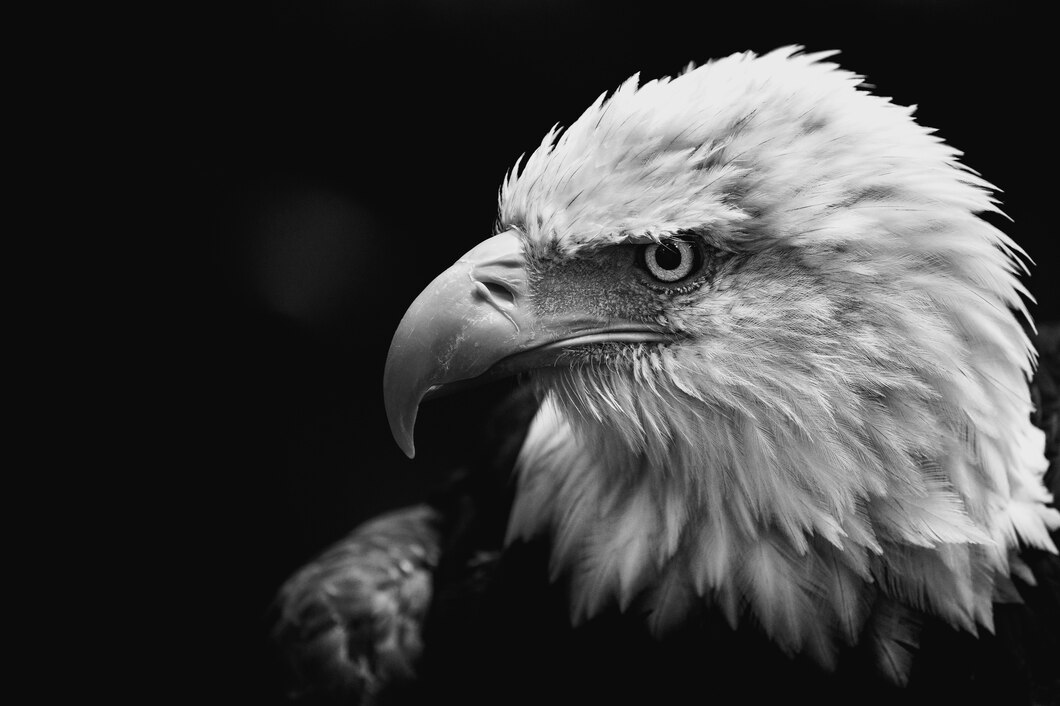
#> input picture bird.jpg, 1060 x 706 px
$ jupyter execute main.ipynb
#> lines starting #> are read from the running program, lines starting #| are printed output that depends on the picture; after the words box and inside, x2 and y2 are one past the last pixel; in counts of white or black regions, pixels touching at a corner belong together
[cell 1]
import cv2
import numpy as np
import matplotlib.pyplot as plt

### Task 1: Image Segmentation Using Threholding

[cell 2]
image = cv2.imread('bird.jpg', cv2.IMREAD_GRAYSCALE)
#> image is the input picture: shape (706, 1060); min 0, max 255, mean 62.5

_, binary_thresh = cv2.threshold(image, 127, 255, cv2.THRESH_BINARY)
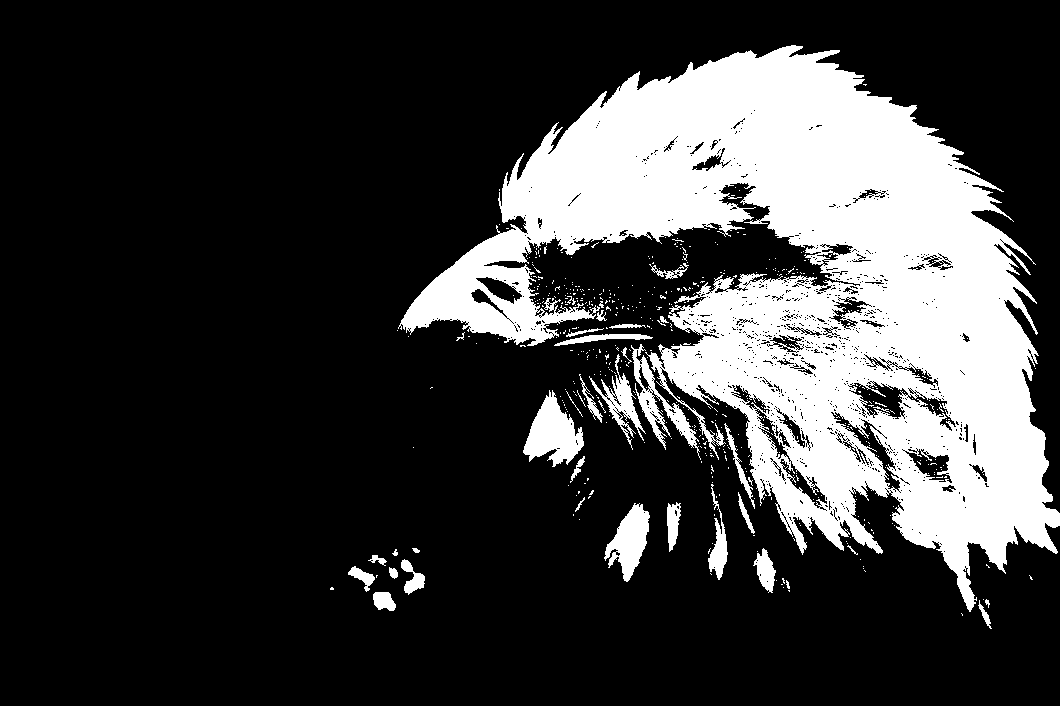
#> binary_thresh: shape (706, 1060); 22.7% white; 510 white regions (473 under 20 px), largest, box (x1, y1, x2, y2) and area: (398, 45, 1060, 612) 156117, (523, 390, 584, 467) 2496, (604, 503, 650, 582) 1872
adaptive_thresh = cv2.adaptiveThreshold(image, 255, cv2.ADAPTIVE_THRESH_GAUSSIAN_C, cv2.THRESH_BINARY, 11, 2)
#> adaptive_thresh: shape (706, 1060); 83.6% white; black in thin lines or dots, all inside (x1, y1, x2, y2) = (256, 0, 1060, 706)
_, otsu_thresh = cv2.threshold(image, 0, 255, cv2.THRESH_BINARY + cv2.THRESH_OTSU)
#> otsu_thresh: shape (706, 1060); 28.5% white; 300 white regions (276 under 20 px), largest, box (x1, y1, x2, y2) and area: (394, 44, 1060, 632) 193555, (521, 382, 688, 590) 11876, (323, 534, 428, 624) 4282

plt.figure(figsize=(10, 6))
plt.subplot(1, 2, 1)
plt.imshow(image, cmap='gray')
plt.title('Original Image')
plt.axis('off')

plt.subplot(1, 2, 2)
plt.imshow(binary_thresh, cmap='gray')
plt.title('Binary Thresholded Image')
plt.axis('off')
plt.show()

plt.figure(figsize=(10, 6))
plt.subplot(1, 2, 1)
plt.imshow(image, cmap='gray')
plt.title('Original Image')
plt.axis('off')

plt.subplot(1, 2, 2)
plt.imshow(adaptive_thresh, cmap='gray')
plt.title('Adaptive Thresholded Image')
plt.axis('off')
plt.show()

plt.figure(figsize=(10, 6))
plt.subplot(1, 2, 1)
plt.imshow(image, cmap='gray')
plt.title('Original Image')
plt.axis('off')

plt.subplot(1, 2, 2)
plt.imshow(otsu_thresh, cmap='gray')
plt.title('Otsu Thresholded Image')
plt.axis('off')
plt.show()

### Observations
- Binary Thresholding
    - Best for the images having uniform lighting and high contrast.
    - Poor performance on images with varying illumination or complex backgrounds.
    - It fails in the shadow regions in the above example.

- Adaptive Thresholding
    - Best for complex images having varying brightness or non-uniform illumination.
    - It may produce fragmented boundaries in the final image.
    - It captures fine details but introduces noise in the above example.

- Otsu's Thresholding
    - Best for the images having bimodal histograms.
    - Not suitable for images with uneven illumination or noisy images.
    - It produces clear distinction but may miss finer details in the above example.

So, we can conclude that the results of Otsu's Thresholding are better than the other two in the above example.

### Task 2: Line Detection Using Hough Transform

[cell 3]
def hough_line_transform(image, rho, theta, hough_thresh):
    canny_thresh1, canny_thresh2 = 200, 200
    edges = cv2.Canny(image, canny_thresh1, canny_thresh2)
    lines = cv2.HoughLines(edges, rho, theta, hough_thresh)
    final_image = image.copy()

    if lines is not None:
        for line in lines:
            rho, theta = line[0]
            a, b = np.cos(theta), np.sin(theta)
            x0, y0 = a * rho, b * rho
            x1, y1 = int(x0 + 1000 * (-b)), int(y0 + 1000 * (a))
            x2, y2 = int(x0 - 1000 * (-b)), int(y0 - 1000 * (a))
            cv2.line(final_image, (x1, y1), (x2, y2), (0, 0, 255), 2)
    return final_image

image = cv2.imread('building.jpg', cv2.IMREAD_GRAYSCALE)
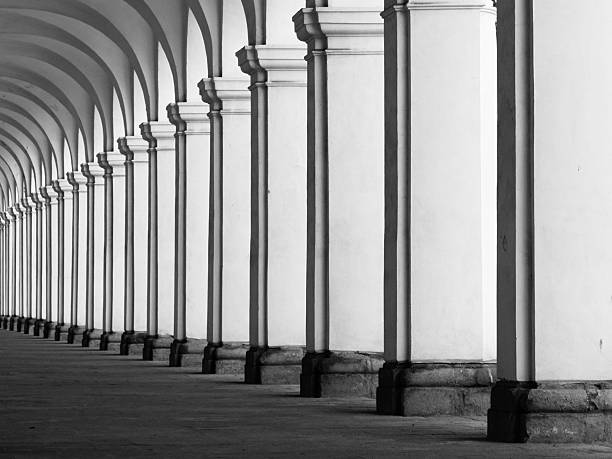
#> input picture building.jpg, 612 x 459 px
#> image is the input picture: shape (459, 612); min 0, max 255, mean 147.1

final_image1 = hough_line_transform(image, 1, np.pi/90, 150)
#> in hough_line_transform, `edges = cv2.Canny(image, canny_thresh1, canny_thresh2)`:
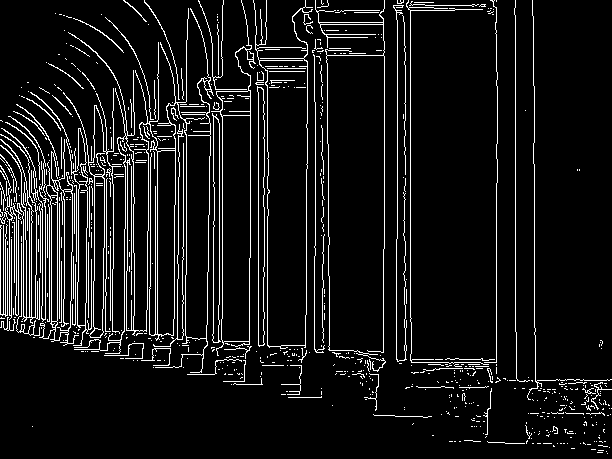
#> edges: shape (459, 612); 8.2% white in thin lines or dots
#> in hough_line_transform, `lines = cv2.HoughLines(edges, rho, theta, hough_thresh)`: lines = 31 rows, first 8: [515, 0], [410, 0], [222, 0], [496, 0], [258, 0], [267, 0], [397, 0], [186, 0]
#> the loop in hough_line_transform, `for line in lines:` made 31 passes
#> (rho, theta, a, b, x0, y0, x1, y1) on passes 1 to 12: (515, 0, 1, 0, 515, 0, 515, 1000), (410, 0, 1, 0, 410, 0, 410, 1000), (222, 0, 1, 0, 222, 0, 222, 1000), (496, 0, 1, 0, 496, 0, 496, 1000), (258, 0, 1, 0, 258, 0, 258, 1000), (267, 0, 1, 0, 267, 0, 267, 1000), (397, 0, 1, 0, 397, 0, 397, 1000), (186, 0, 1, 0, 186, 0, 186, 1000), (534, 0, 1, 0, 534, 0, 534, 1000), (384, 0, 1, 0, 384, 0, 384, 1000), (157, 0, 1, 0, 157, 0, 157, 1000), (131, 0, 1, 0, 131, 0, 131, 1000)
#> after the loop in hough_line_transform, `for line in lines:`: final_image: shape (459, 612); 14.72% of pixels changed, all inside (x1, y1, x2, y2) = (0, 0, 612, 459)
final_image2 = hough_line_transform(image, 2, np.pi/180, 300)
#> call 2 of hough_line_transform, with rho = 2, theta = 0.0175, hough_thresh = 300
#> in hough_line_transform (call 2), `lines = cv2.HoughLines(edges, rho, theta, hough_thresh)`: lines = 13 rows, first 8: [156, 0], [132, 0], [496, 0], [516, 0], [396, 0], [404, 0], [384, 0], [316, 1.68]
#> the loop in hough_line_transform (call 2), `for line in lines:` made 13 passes
#> (rho, theta, a, b, x0, y0, x1, y1) on passes 1 to 12: (156, 0, 1, 0, 156, 0, 156, 1000), (132, 0, 1, 0, 132, 0, 132, 1000), (496, 0, 1, 0, 496, 0, 496, 1000), (516, 0, 1, 0, 516, 0, 516, 1000), (396, 0, 1, 0, 396, 0, 396, 1000), (404, 0, 1, 0, 404, 0, 404, 1000), (384, 0, 1, 0, 384, 0, 384, 1000), (316, 1.68, -0.105, 0.995, -33.03, 314.3, -1027, 209), (328, 0, 1, 0, 328, 0, 328, 1000), (410, 0, 1, 0, 410, 0, 410, 1000), (268, 0, 1, 0, 268, 0, 268, 1000), (320, 1.66, -0.0872, 0.996, -27.89, 318.8, -1024, 231)
#> after the loop in hough_line_transform (call 2), `for line in lines:`:
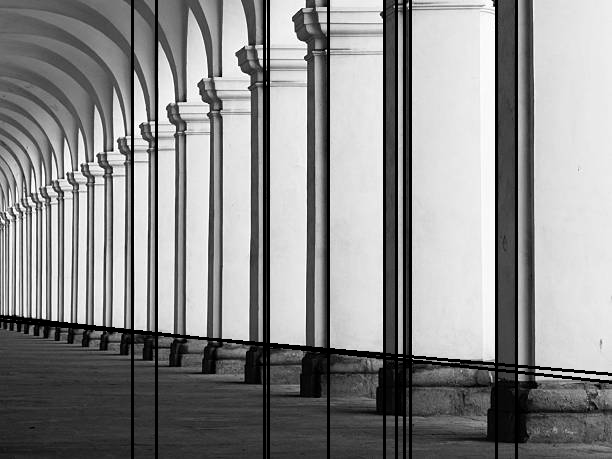
#> final_image: shape (459, 612); 6.45% of pixels changed, all inside (x1, y1, x2, y2) = (0, 0, 612, 459)
final_image3 = hough_line_transform(image, 1, np.pi/360, 150)
#> in hough_line_transform (call 3), `lines = cv2.HoughLines(edges, rho, theta, hough_thresh)`: lines = 64 rows, first 8: [515, 0], [410, 0], [222, 0], [496, 0], [258, 0], [308, 0.00873], [-326, 3.13], [267, 0]

plt.figure(figsize=(10, 6))
plt.subplot(1, 2, 1)
plt.imshow(image, cmap='gray')
plt.title('Original Image')
plt.axis('off')

plt.subplot(1, 2, 2)
plt.imshow(final_image1, cmap='gray')
plt.title('Processed Image')
plt.axis('off')
plt.show()

plt.figure(figsize=(10, 6))
plt.subplot(1, 2, 1)
plt.imshow(image, cmap='gray')
plt.title('Original Image')
plt.axis('off')

plt.subplot(1, 2, 2)
plt.imshow(final_image2, cmap='gray')
plt.title('Processed Image')
plt.axis('off')
plt.show()

plt.figure(figsize=(10, 6))
plt.subplot(1, 2, 1)
plt.imshow(image, cmap='gray')
plt.title('Original Image')
plt.axis('off')

plt.subplot(1, 2, 2)
plt.imshow(final_image3, cmap='gray')
plt.title('Processed Image')
plt.axis('off')
plt.show()

### Observations:
- Increasing rho or theta reduces sensitivity, resulting in fewer, more distinct lines being detected.
- Lower resolutions can capture broad features but may miss fine details.
- Raising the hough threshold value filters out weaker lines reducing clutter and improving the overall clarity.
- Thus, we can see that higher thresholds and resolutions produce cleaner outputs by emphasizing the most prominent lines.

### Task 3: Circle Detection Using Hough Circle Transform

[cell 4]
def hough_circle_transform(image, accumulator_thresh, radius):
    final_image = cv2.cvtColor(image, cv2.COLOR_BGR2GRAY).copy()
    final_image = cv2.medianBlur(final_image, 9) # smoothing
    circles = cv2.HoughCircles(final_image, cv2.HOUGH_GRADIENT, 1, 20, param1=60, param2=accumulator_thresh, minRadius=0, maxRadius=radius)

    if circles is not None:
        circles = np.uint16(np.around(circles))
        for i in circles[0, :]:
            cv2.circle(final_image, (i[0], i[1]), i[2], (0, 255, 0), 2) # radius
            cv2.circle(final_image, (i[0], i[1]), 1, (0, 0, 255), 3) # center
    return final_image

image = cv2.imread('circles.jpg')
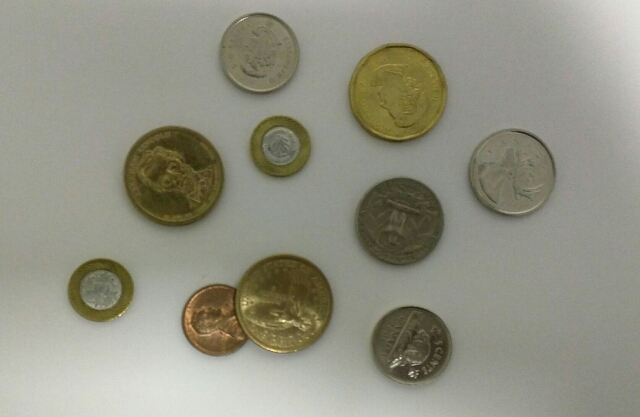
#> input picture circles.jpg, 640 x 417 px
#> image is the input picture: shape (417, 640, 3); mean B, G, R 130.6, 145.4, 145.8

final_image1 = hough_circle_transform(image, 40, 60)
#> the loop in hough_circle_transform, `for i in circles[0, :]:` made 10 passes
#> i on passes 1 to 10: [398, 94, 50], [284, 304, 49], [400, 222, 44], [260, 56, 41], [512, 174, 46], [174, 178, 50], [412, 348, 42], [100, 290, 32], [280, 148, 31], [218, 320, 36]
#> after the loop in hough_circle_transform, `for i in circles[0, :]:`:
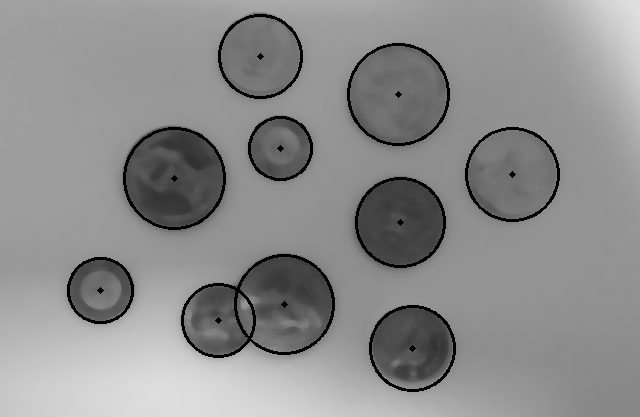
#> final_image: shape (417, 640); min 0, max 225, mean 140.6
final_image2 = hough_circle_transform(image, 15, 60)
#> call 2 of hough_circle_transform, with accumulator_thresh = 15, radius = 60
#> the loop in hough_circle_transform (call 2), `for i in circles[0, :]:` made 23 passes
#> after the loop in hough_circle_transform (call 2), `for i in circles[0, :]:`:
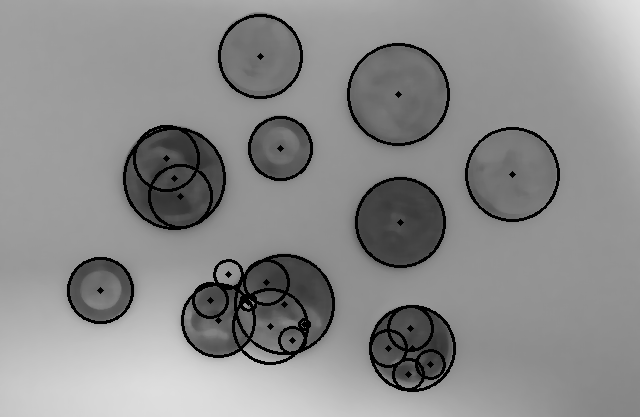
#> final_image: shape (417, 640); min 0, max 225, mean 139.2
final_image3 = hough_circle_transform(image, 30, 40)
#> call 3 of hough_circle_transform, with accumulator_thresh = 30, radius = 40
#> the loop in hough_circle_transform (call 3), `for i in circles[0, :]:` made 4 passes
#> after the loop in hough_circle_transform (call 3), `for i in circles[0, :]:`:
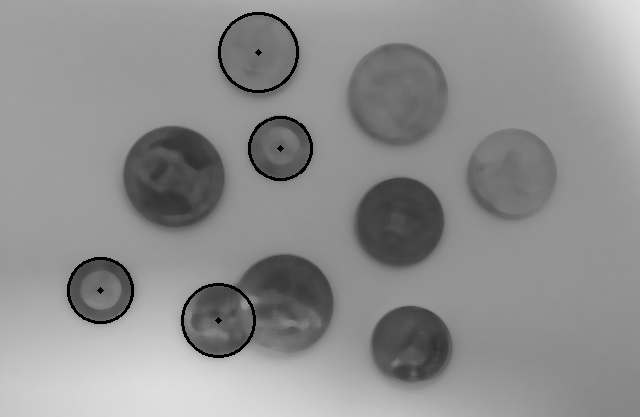
#> final_image: shape (417, 640); min 0, max 225, mean 142.8

plt.figure(figsize=(10, 6))
plt.subplot(1, 2, 1)
plt.imshow(image)
plt.title('Original Image')
plt.axis('off')

plt.subplot(1, 2, 2)
plt.imshow(cv2.cvtColor(final_image1, cv2.COLOR_BGR2RGB))
plt.title('Processed Image')
plt.axis('off')
plt.show()
#> figure, not shown here; B, G, R data is drawn as R, G, B

plt.figure(figsize=(10, 6))
plt.subplot(1, 2, 1)
plt.imshow(image)
plt.title('Original Image')
plt.axis('off')

plt.subplot(1, 2, 2)
plt.imshow(cv2.cvtColor(final_image2, cv2.COLOR_BGR2RGB))
plt.title('Processed Image')
plt.axis('off')
plt.show()
#> figure, not shown here; B, G, R data is drawn as R, G, B

plt.figure(figsize=(10, 6))
plt.subplot(1, 2, 1)
plt.imshow(image)
plt.title('Original Image')
plt.axis('off')

plt.subplot(1, 2, 2)
plt.imshow(cv2.cvtColor(final_image3, cv2.COLOR_BGR2RGB))
plt.title('Processed Image')
plt.axis('off')
plt.show()
#> figure, not shown here; B, G, R data is drawn as R, G, B

### Observations
- Lowering the maximum radius value results in not detecting the circles with larger radii.
- Lowering the accumulator threshold value detects the unnecessary cirlces in the image.
- Also, very high value of accumulator threshold may not detect all the circles in the image.
- Thus, we need to choose a specific value of accumulator threshold and radii in order to detect all the required circles.

### Task 4: Harris Corner Detection

[cell 5]
def harris_corner_detection(image, k):
    final_image = image.copy()
    gray = np.float32(cv2.cvtColor(final_image, cv2.COLOR_BGR2GRAY))
    dist = cv2.cornerHarris(gray, 2, 3, k)
    dist = cv2.dilate(dist, None)
    final_image[dist > 0.1 * dist.max()] = [0, 0, 255]
    return final_image

image = cv2.imread('chess.jpeg')
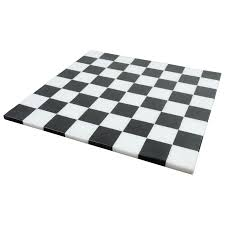
#> input picture chess.jpeg, 225 x 225 px
#> image is the input picture: shape (225, 225, 3); mean B, G, R 224, 223.7, 222.5

final_image1 = harris_corner_detection(image, 0.01)
#> in harris_corner_detection, `final_image[dist > 0.1 * dist.max()] = [0, 0, 255]`: final_image: shape (225, 225, 3); 3.27% of pixels changed, all inside (x1, y1, x2, y2) = (2, 55, 223, 168)
final_image2 = harris_corner_detection(image, 0.05)
#> in harris_corner_detection (call 2), `final_image[dist > 0.1 * dist.max()] = [0, 0, 255]`: final_image: shape (225, 225, 3); 2.84% of pixels changed, all inside (x1, y1, x2, y2) = (3, 55, 223, 168)
final_image3 = harris_corner_detection(image, 0.1)
#> call 3 of harris_corner_detection, with k = 0.1
#> in harris_corner_detection (call 3), `final_image[dist > 0.1 * dist.max()] = [0, 0, 255]`:
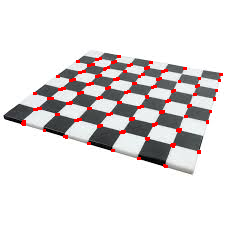
#> final_image: shape (225, 225, 3); 2.4% of pixels changed, all inside (x1, y1, x2, y2) = (21, 55, 223, 168)

plt.figure(figsize=(10, 6))
plt.subplot(1, 2, 1)
plt.imshow(image)
plt.title('Original Image')
plt.axis('off')

plt.subplot(1, 2, 2)
plt.imshow(final_image1)
plt.title('Processed Image (k=0.01)')
plt.axis('off')
plt.show()
#> figure, not shown here; B, G, R data is drawn as R, G, B

plt.figure(figsize=(10, 6))
plt.subplot(1, 2, 1)
plt.imshow(image)
plt.title('Original Image')
plt.axis('off')

plt.subplot(1, 2, 2)
plt.imshow(final_image2)
plt.title('Processed Image (k=0.05)')
plt.axis('off')
plt.show()
#> figure, not shown here; B, G, R data is drawn as R, G, B

plt.figure(figsize=(10, 6))
plt.subplot(1, 2, 1)
plt.imshow(image)
plt.title('Original Image')
plt.axis('off')

plt.subplot(1, 2, 2)
plt.imshow(final_image3)
plt.title('Processed Image (k=0.1)')
plt.axis('off')
plt.show()
#> figure, not shown here; B, G, R data is drawn as R, G, B
